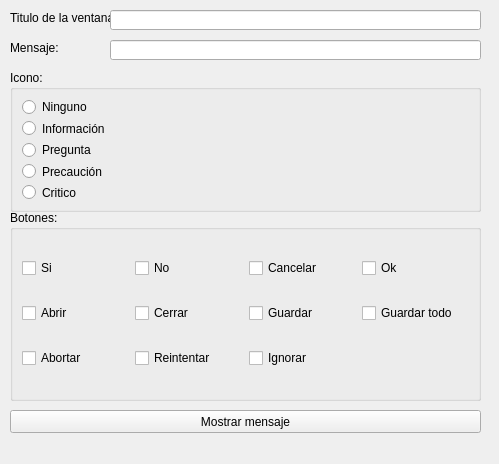
<?xml version="1.0" encoding="UTF-8"?>
<ui version="4.0">
 <class>MainWindow</class>
 <widget class="QMainWindow" name="MainWindow">
  <property name="geometry">
   <rect>
    <x>0</x>
    <y>0</y>
    <width>499</width>
    <height>464</height>
   </rect>
  </property>
  <property name="windowTitle">
   <string>Generador de dialogos</string>
  </property>
  <widget class="QWidget" name="centralwidget">
   <widget class="QLabel" name="label">
    <property name="geometry">
     <rect>
      <x>10</x>
      <y>10</y>
      <width>101</width>
      <height>16</height>
     </rect>
    </property>
    <property name="text">
     <string>Titulo de la ventana:</string>
    </property>
   </widget>
   <widget class="QLabel" name="label_2">
    <property name="geometry">
     <rect>
      <x>10</x>
      <y>40</y>
      <width>51</width>
      <height>16</height>
     </rect>
    </property>
    <property name="text">
     <string>Mensaje:</string>
    </property>
   </widget>
   <widget class="QGroupBox" name="Iconos">
    <property name="geometry">
     <rect>
      <x>10</x>
      <y>70</y>
      <width>471</width>
      <height>142</height>
     </rect>
    </property>
    <property name="title">
     <string>Icono:</string>
    </property>
    <layout class="QVBoxLayout" name="verticalLayout">
     <item>
      <widget class="QRadioButton" name="btn_ninguno">
       <property name="text">
        <string>Ninguno</string>
       </property>
      </widget>
     </item>
     <item>
      <widget class="QRadioButton" name="btn_informacion">
       <property name="text">
        <string>Información</string>
       </property>
      </widget>
     </item>
     <item>
      <widget class="QRadioButton" name="btn_pregunta">
       <property name="text">
        <string>Pregunta</string>
       </property>
      </widget>
     </item>
     <item>
      <widget class="QRadioButton" name="btn_precaucion">
       <property name="text">
        <string>Precaución</string>
       </property>
      </widget>
     </item>
     <item>
      <widget class="QRadioButton" name="btn_critico">
       <property name="text">
        <string>Critico</string>
       </property>
      </widget>
     </item>
    </layout>
   </widget>
   <widget class="QGroupBox" name="botones">
    <property name="geometry">
     <rect>
      <x>10</x>
      <y>210</y>
      <width>471</width>
      <height>191</height>
     </rect>
    </property>
    <property name="title">
     <string>Botones:</string>
    </property>
    <layout class="QGridLayout" name="gridLayout">
     <item row="2" column="4">
      <widget class="QCheckBox" name="ch_ignorar">
       <property name="text">
        <string>Ignorar</string>
       </property>
      </widget>
     </item>
     <item row="2" column="1">
      <widget class="QCheckBox" name="ch_abortar">
       <property name="text">
        <string>Abortar</string>
       </property>
      </widget>
     </item>
     <item row="0" column="5">
      <widget class="QCheckBox" name="ch_ok">
       <property name="text">
        <string>Ok</string>
       </property>
      </widget>
     </item>
     <item row="0" column="1">
      <widget class="QCheckBox" name="ch_si">
       <property name="text">
        <string>Si</string>
       </property>
      </widget>
     </item>
     <item row="2" column="3">
      <widget class="QCheckBox" name="ch_reintentar">
       <property name="text">
        <string>Reintentar</string>
       </property>
      </widget>
     </item>
     <item row="0" column="3">
      <widget class="QCheckBox" name="ch_no">
       <property name="text">
        <string>No</string>
       </property>
      </widget>
     </item>
     <item row="0" column="4">
      <widget class="QCheckBox" name="ch_cancelar">
       <property name="text">
        <string>Cancelar</string>
       </property>
      </widget>
     </item>
     <item row="1" column="3">
      <widget class="QCheckBox" name="ch_cerrar">
       <property name="text">
        <string>Cerrar</string>
       </property>
      </widget>
     </item>
     <item row="1" column="1">
      <widget class="QCheckBox" name="ch_abrir">
       <property name="text">
        <string>Abrir</string>
       </property>
      </widget>
     </item>
     <item row="1" column="4">
      <widget class="QCheckBox" name="ch_guardar">
       <property name="text">
        <string>Guardar</string>
       </property>
      </widget>
     </item>
     <item row="1" column="5">
      <widget class="QCheckBox" name="ch_guardar_todo">
       <property name="text">
        <string>Guardar todo</string>
       </property>
      </widget>
     </item>
    </layout>
   </widget>
   <widget class="QPushButton" name="mostrar_mensaje">
    <property name="geometry">
     <rect>
      <x>10</x>
      <y>410</y>
      <width>471</width>
      <height>23</height>
     </rect>
    </property>
    <property name="text">
     <string>Mostrar mensaje</string>
    </property>
   </widget>
   <widget class="QLineEdit" name="titulo_ventana">
    <property name="geometry">
     <rect>
      <x>110</x>
      <y>10</y>
      <width>371</width>
      <height>20</height>
     </rect>
    </property>
   </widget>
   <widget class="QLineEdit" name="mensaje">
    <property name="geometry">
     <rect>
      <x>110</x>
      <y>40</y>
      <width>371</width>
      <height>20</height>
     </rect>
    </property>
   </widget>
  </widget>
 </widget>
 <resources/>
 <connections/>
</ui>
